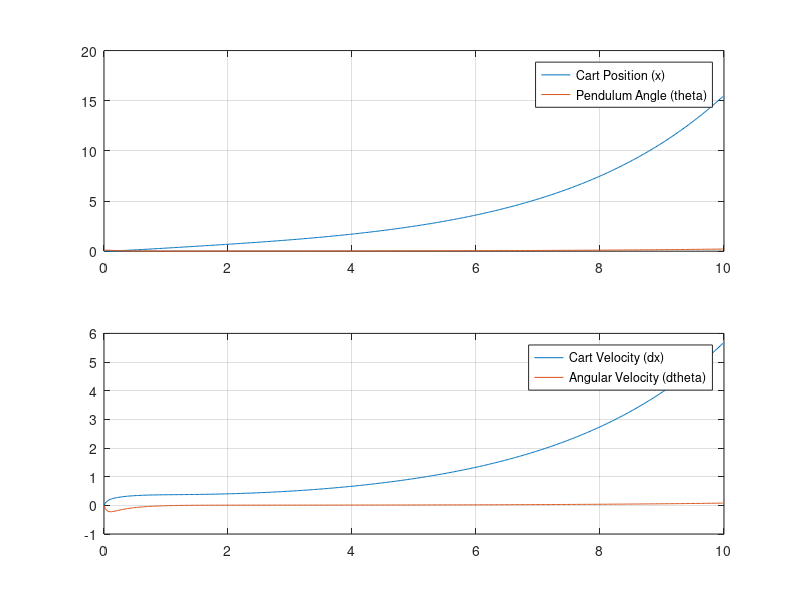

Reproduce this figure in MATLAB.
% Parameters
M = 1.0;       % cart mass
mp = 0.1;      % pendulum mass
l = 0.5;       % pendulum length
g = 9.81;      % gravity
dt = 0.02;
sim_time = 10.0;
num_steps = round(sim_time / dt);

% Linearized and discretized
A = [0, 1, 0, 0;
     0, 0, -(mp*g)/M, 0;
     0, 0, 0, 1;
     0, 0, (M+mp)*g/(M*l), 0];
B = [0; 1/M; 0; -1/(M*l)];
Ad = eye(4) + A * dt;
Bd = B * dt;

% MPC parameters
N = 20; % prediction horizon
Q = diag([1, 1, 10, 1]); % state cost
R = 0.01; % input cost

% Build MPC matrices
n = size(Ad,1);     % state dimension
nu = size(Bd,2);    % input dimension

% Phi = [Ad; Ad^2; ... Ad^N]
Phi = zeros(N*n, n);
current_A = Ad;
for i = 1:N
    Phi((i-1)*n+1:i*n, :) = current_A;
    current_A = current_A * Ad;
end

% Gamma (toeplitz block)
Gamma = zeros(N*n, N*nu);
for i = 1:N
    for j = 1:i
        if i - j == 0
            Gamma((i-1)*n+1:i*n, (j-1)*nu+1:j*nu) = Bd;
        else
            Gamma((i-1)*n+1:i*n, (j-1)*nu+1:j*nu) = Ad * Gamma((i-2)*n+1:(i-1)*n, (j-1)*nu+1:j*nu);
        end
    end
end

% Block diagonal Qb, Rb
Qb = kron(eye(N), Q);
Rb = kron(eye(N), R);

% H = Gamma^T Qb Gamma + Rb
H = Gamma' * Qb * Gamma + Rb;

% Simulation
state = zeros(4, 1);  
state(1) = 0.0;  % x
state(2) = 0.0;  % dx
state(3) = 0.1;  % theta
state(4) = 0.0;  % dtheta

states = zeros(4, num_steps);
states(:,1) = state;

for i = 2:num_steps
    % Scalars
    x = double(state(1));
    dx = double(state(2));
    theta = double(state(3));
    dtheta = double(state(4));
    
    % MPC control
    state_col = reshape(state, 4, 1);
    gvec = Gamma' * Qb * Phi * state_col;
    U_opt = -H \ gvec;
    u = double(U_opt(1));
    
    % Dynamics
    sin_theta = sin(theta);
    cos_theta = cos(theta);
    denom = M + mp * sin_theta^2;
    
    ddx = (u + mp * l * (dtheta^2 * sin_theta - g * sin_theta * cos_theta)) / denom;
    ddtheta = (g * sin_theta - cos_theta * ddx) / l;
    
    % Euler integration
    x_new = x + dx * dt;
    dx_new = dx + ddx * dt;
    theta_new = theta + dtheta * dt;
    dtheta_new = dtheta + ddtheta * dt;
    
    % Store
    states(1,i) = x_new;
    states(2,i) = dx_new;
    states(3,i) = theta_new;
    states(4,i) = dtheta_new;
    
    % Update state
    state(1) = x_new;
    state(2) = dx_new;
    state(3) = theta_new;
    state(4) = dtheta_new;
end

% Plot
time = 0:dt:sim_time-dt;
figure('Position', [100 100 800 600]);
subplot(2,1,1);
plot(time, states(1,:), 'DisplayName', 'Cart Position (x)');
hold on;
plot(time, states(3,:), 'DisplayName', 'Pendulum Angle (theta)');
legend;
grid on;
subplot(2,1,2);
plot(time, states(2,:), 'DisplayName', 'Cart Velocity (dx)');
hold on;
plot(time, states(4,:), 'DisplayName', 'Angular Velocity (dtheta)');
legend;
grid on;
